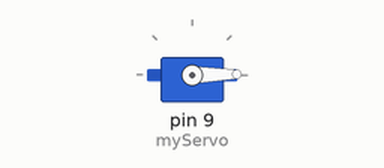
This sketch was run on a simulated Arduino Uno, built with avr-gcc and run on an emulated ATmega328P. Parts: servo.

Above: at 0.05 s.
At 3.45 s:
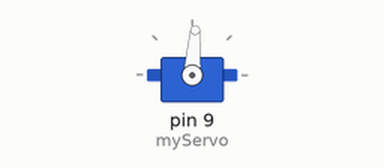
At 6.85 s:
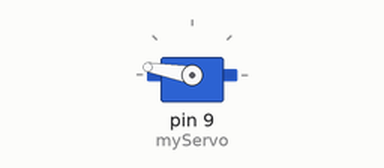
At 13.65 s:
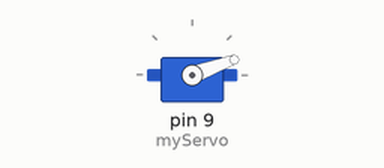
Timing chart, 0 to 18.8 s (numbered marks = the images above):
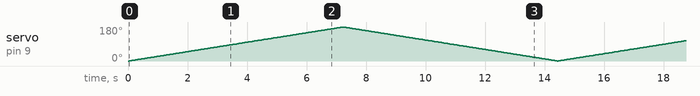

The sketch:

servo.ino
```cpp
# include <Servo.h>
Servo myServo;

void setup() {
  // attach myServo to a pin
  myServo.attach(9);
}

void loop() {
  for(int i = 0; i<180; i++){
    myServo.write(i);
    delay(40);
  }
  for(int i = 180; i>0; i--){
    myServo.write(i);
    delay(40);
  }
//  myServo.write(120);
//  delay(500);
//  myServo.write(60);
//  delay(500);
}
```
